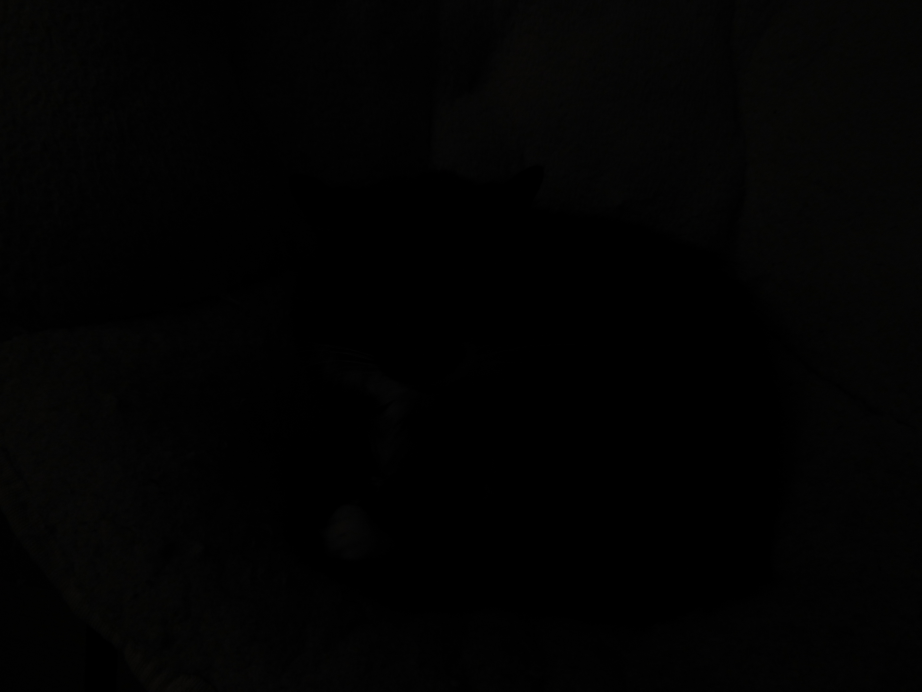
#> input picture sample.JPG, 4608 x 3456 px (shown at 1/5 size)
$ python c_hist.py --image sample.JPG
#> lines starting #> are read from the running program, lines starting #| are printed output that depends on the picture
# import the necessary packages
from matplotlib import pyplot as plt
import argparse
import imutils
import cv2
import numpy
# construct the argument parser and parse the arguments
ap = argparse.ArgumentParser()
ap.add_argument("-i", "--image", required=True,
	help="path to the image")
args = vars(ap.parse_args())

# load the input image from disk
image = cv2.imread(args["image"])
#> image is the input picture: shape (3456, 4608, 3); mean B, G, R 2.23, 2.44, 2.45
# split the image into its respective channels, then initialize the
# tuple of channel names along with our figure for plotting
chans = cv2.split(image)
colors = ("b", "g", "r")
plt.figure()
plt.title("'Flattened' Color Histogram")
plt.xlabel("Bins")
plt.ylabel("# of Pixels")
# loop over the image channels
for (chan, color) in zip(chans, colors):
	# create a histogram for the current channel and plot it
	hist = cv2.calcHist([chan], [0], None, [256], [0, 256])
	plt.plot(hist, color=color)
	plt.xlim([0, 256])
#> this loop made 3 passes
#> color on passes 1 to 3: 'b', 'g', 'r'
	# create a new figure and then plot a 2D color histogram for the
# green and blue channels
fig = plt.figure()
ax = fig.add_subplot(131)
hist = cv2.calcHist([chans[1], chans[0]], [0, 1], None, [32, 32],
	[0, 256, 0, 256])
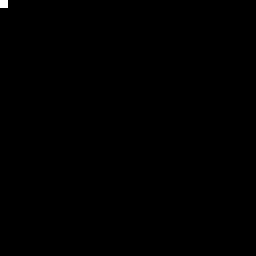
#> hist: shape (32, 32) float32 (shown 8 times larger); min 0, max 15747219, mean 15552; drawn with min black and max white
p = ax.imshow(hist, interpolation="nearest")
ax.set_title("2D Color Histogram for G and B")
plt.colorbar(p)
# plot a 2D color histogram for the green and red channels
ax = fig.add_subplot(132)
hist = cv2.calcHist([chans[1], chans[2]], [0, 1], None, [32, 32],
	[0, 256, 0, 256])
p = ax.imshow(hist, interpolation="nearest")
ax.set_title("2D Color Histogram for G and R")
plt.colorbar(p)
# plot a 2D color histogram for blue and red channels
ax = fig.add_subplot(133)
hist = cv2.calcHist([chans[0], chans[2]], [0, 1], None, [32, 32],
	[0, 256, 0, 256])
p = ax.imshow(hist, interpolation="nearest")
ax.set_title("2D Color Histogram for B and R")
plt.colorbar(p)
# finally, let's examine the dimensionality of one of the 2D
# histograms
print("2D histogram shape: {}, with {} values".format(
	hist.shape, hist.flatten().shape[0]))
#| 2D histogram shape: (32, 32), with 1024 values

# our 2D histogram could only take into account 2 out of the 3
# channels in the image so now let's build a 3D color histogram
# (utilizing all channels) with 8 bins in each direction -- we
# can't plot the 3D histogram, but the theory is exactly like
# that of a 2D histogram, so we'll just show the shape of the
# histogram
hist = cv2.calcHist([image], [0, 1, 2],
	None, [8, 8, 8], [0, 256, 0, 256, 0, 256])
print("3D histogram shape: {}, with {} values".format(
	hist.shape, hist.flatten().shape[0]))
#| 3D histogram shape: (8, 8, 8), with 512 values
# display the original input image
plt.figure()
plt.axis("off")
plt.imshow(imutils.opencv2matplotlib(image))
# show our plots
print("mean",numpy.mean(hist))
#| mean 31104.0
if (numpy.mean(hist)<=2000):
	print("this image appears to be underexposed.")
if (numpy.mean(hist)>=3000):
	print("this image appears to be properly exposed.")
plt.show()
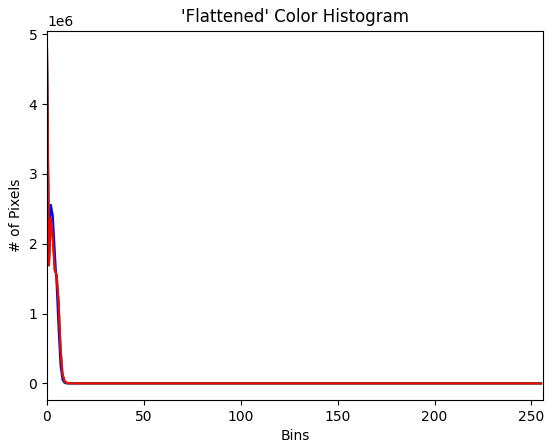
#> figure drawn by matplotlib, 1 panel; curve peaks at x = 0, y = 4811531; curve peaks at x = 0, y = 4771810; curve peaks at x = 0, y = 4771546
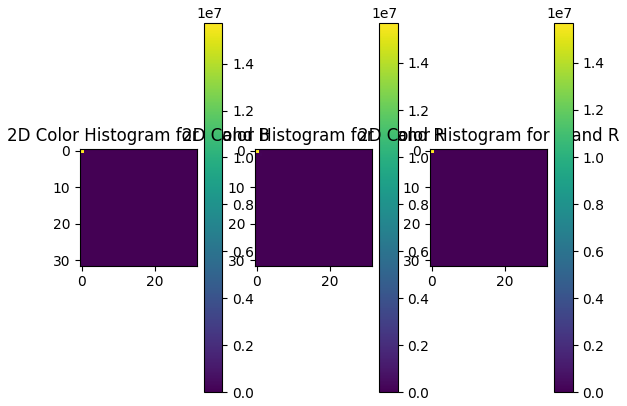
#> figure drawn by matplotlib, 6 panels
